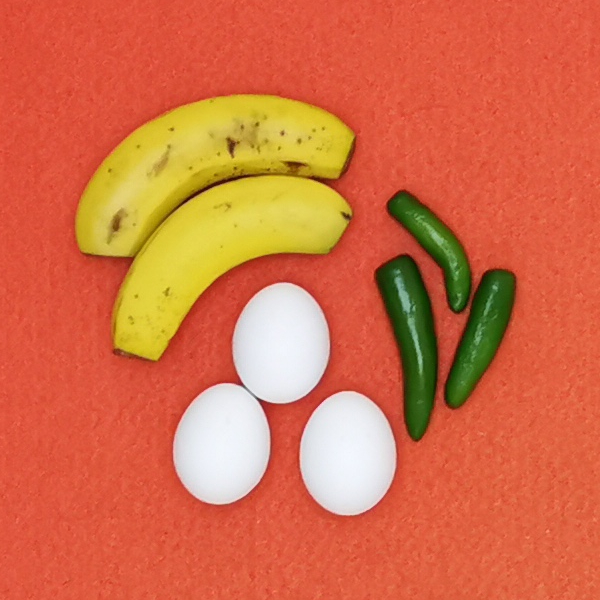
#> input picture Bayesian Classifier/Entrenamiento1.jpg, 600 x 600 px
$ python Ejercicio4.py
#> lines starting #> are read from the running program, lines starting #| are printed output that depends on the picture
import matplotlib.pyplot as plt
import numpy as np
from skimage import io, color
from tkinter import Tk, filedialog

# Crear una ventana de tkinter (sin mostrarla)
root = Tk()
root.withdraw()

# Solicitar al usuario que seleccione una imagen
nombre_archivo = filedialog.askopenfilename(
    title='Seleccionar archivo de imagen',
    filetypes=[
        ('Archivos de imagen', '*.tif;*.png;*.jpg;*.raw'),
        ('Todos los archivos', '*.*')
    ]
)
#> the answer given: ../Bayesian Classifier/Entrenamiento1.jpg

# Cerrar la ventana de tkinter
root.destroy()

# Verificar si se seleccionó un archivo
if not nombre_archivo:
    print("No se seleccionó ningún archivo.")
else:
    # Cargar la imagen
    imagen = io.imread(nombre_archivo)
#> imagen is the input picture: shape (600, 600, 3); mean R, G, B 212.5, 109.3, 71

    # Verificar si la imagen es en color (3 canales) o en escala de grises (1 canal)
    if imagen.ndim == 2:  # Imagen en escala de grises
        print("La imagen es en escala de grises.")
        paleta_rgb = None  # No hay paleta para escala de grises
    elif imagen.ndim == 3 and imagen.shape[2] == 3:  # Imagen en color (RGB)
        print("La imagen es en color (RGB).")
        paleta_rgb = imagen
    else:
        raise ValueError(f"Formato de imagen no compatible: {imagen.shape}")

    # Visualizar paleta de colores de cada canal RGB por separado
    if paleta_rgb is not None:
        canales_rgb = ['Rojo', 'Verde', 'Azul']

        fig, axs = plt.subplots(1, 4, figsize=(15, 4))

        # Visualizar la imagen completa
        axs[0].imshow(paleta_rgb)
        axs[0].set_title('Imagen completa')
        axs[0].axis('off')

        # Visualizar cada canal RGB por separado con mapa de colores 'gray'
        for i in range(3):
            canal = paleta_rgb[..., i]
            axs[i+1].imshow(canal, cmap='gray')  # Utilizar 'gray' para canales individuales
            axs[i+1].set_title(f'Canal {canales_rgb[i]}')
            axs[i+1].axis('off')
#> this loop made 3 passes
#> pass 1, `canal = paleta_rgb[..., i]`:
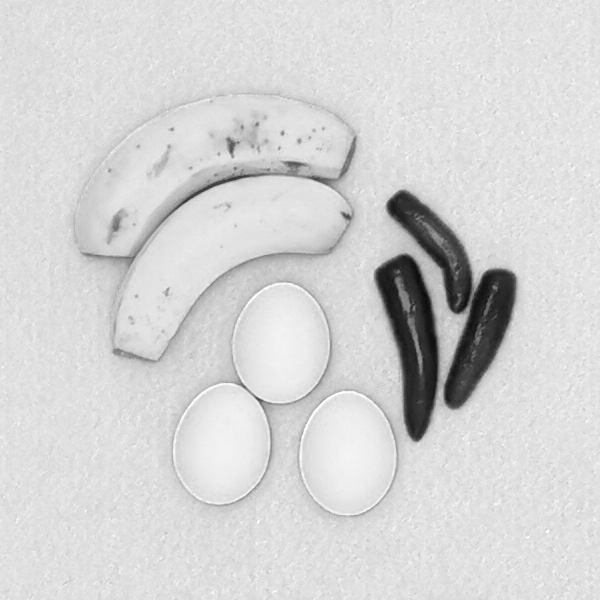
#> canal: shape (600, 600); min 10, max 255, mean 212.5
#> pass 2, `canal = paleta_rgb[..., i]`:
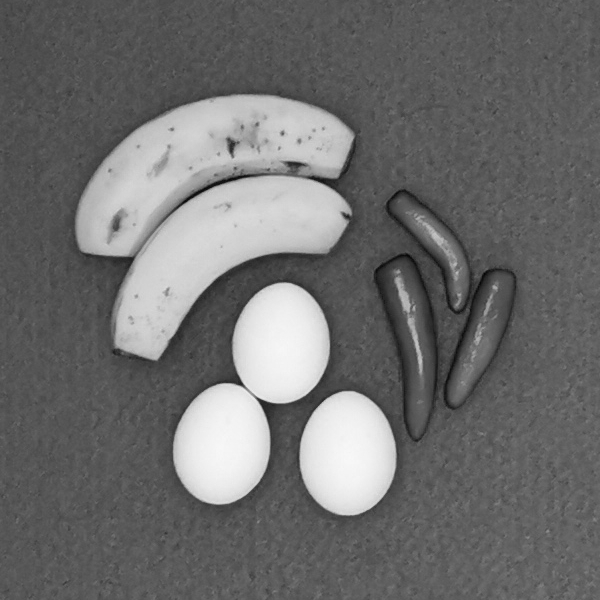
#> canal: shape (600, 600); min 6, max 248, mean 109.3
#> pass 3, `canal = paleta_rgb[..., i]`:
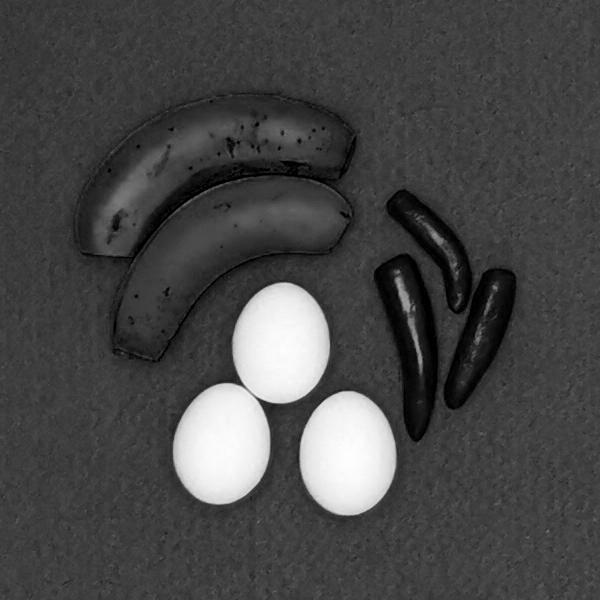
#> canal: shape (600, 600); min 0, max 255, mean 71

        # Mostrar la barra de colores a la derecha
        axs[-1].axis('off')
        cbar = plt.colorbar(axs[1].imshow(paleta_rgb[..., 0], cmap='gray'), ax=axs[-1])
        cbar.set_label('Valor')

        # Ajustar el diseño y mostrar la figura
        plt.tight_layout()
        plt.show()
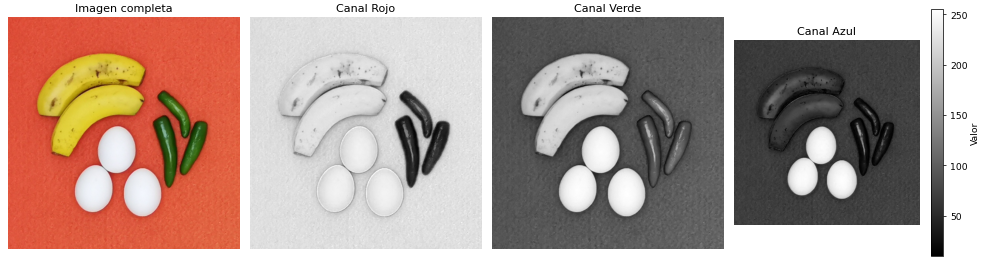
#> figure drawn by matplotlib, 5 panels

$ run again, on Bayesian Classifier/Entrenamiento3.jpg
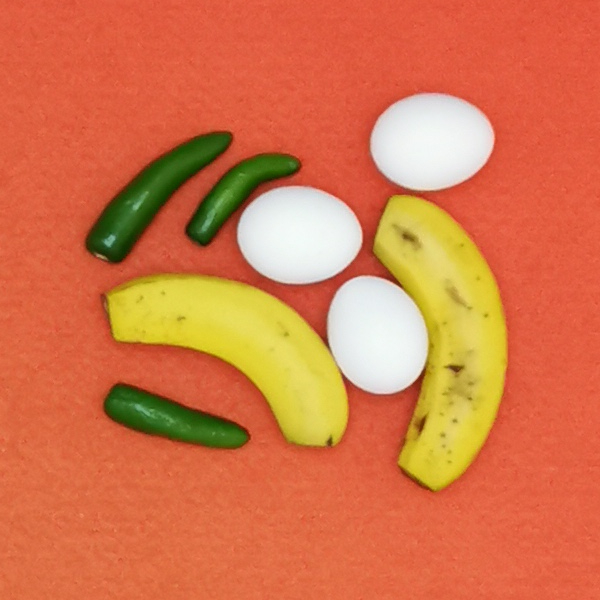
#> input picture Bayesian Classifier/Entrenamiento3.jpg, 600 x 600 px
#> imagen is the input picture: shape (600, 600, 3); mean R, G, B 213.7, 117.3, 73.9
#> the loop `for i in range(3):` made 3 passes
#> pass 1, `canal = paleta_rgb[..., i]`:
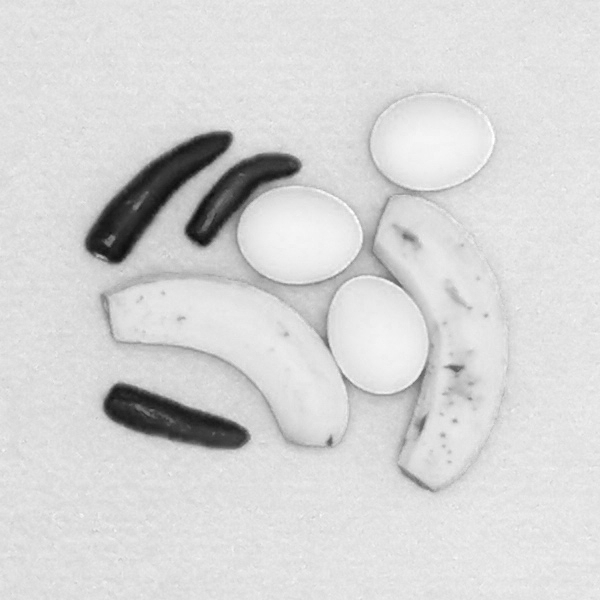
#> canal: shape (600, 600); min 12, max 255, mean 213.7
#> pass 3, `canal = paleta_rgb[..., i]`:
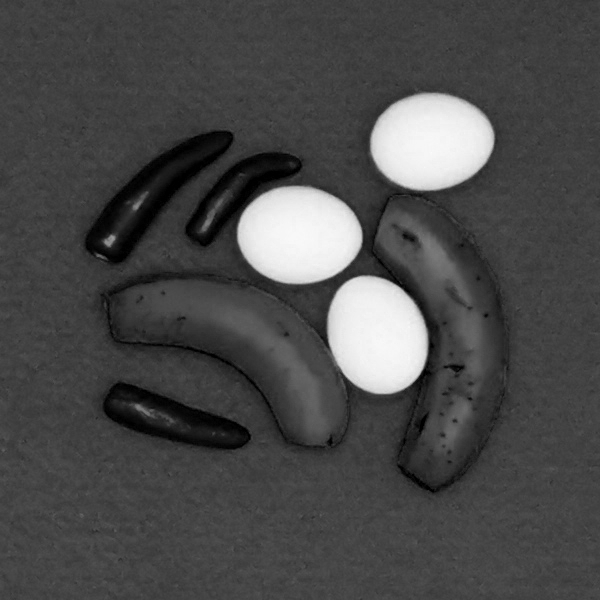
#> canal: shape (600, 600); min 0, max 251, mean 73.9

$ run again, on Bayesian Classifier/Prueba1.jpg
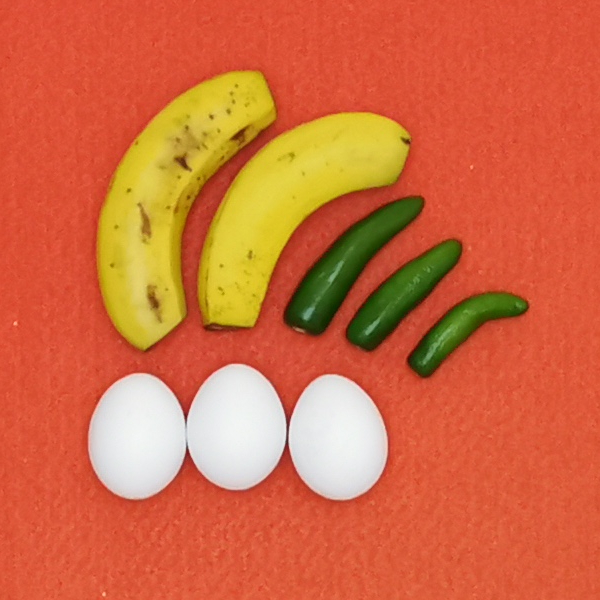
#> input picture Bayesian Classifier/Prueba1.jpg, 600 x 600 px
#> imagen is the input picture: shape (600, 600, 3); mean R, G, B 209.6, 106.5, 65.3
#> the loop `for i in range(3):` made 3 passes
#> pass 1, `canal = paleta_rgb[..., i]`:
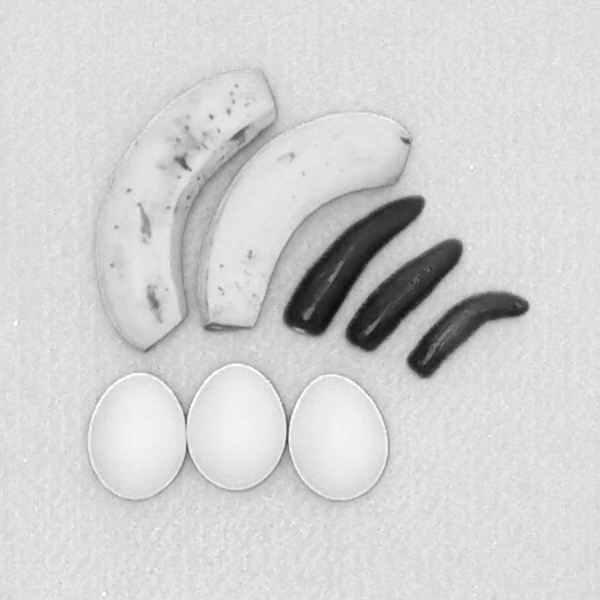
#> canal: shape (600, 600); min 11, max 255, mean 209.6
#> pass 3, `canal = paleta_rgb[..., i]`:
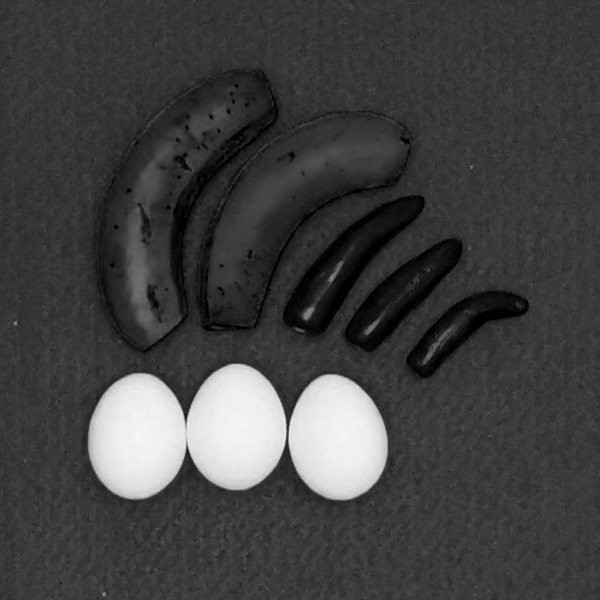
#> canal: shape (600, 600); min 0, max 248, mean 65.3
